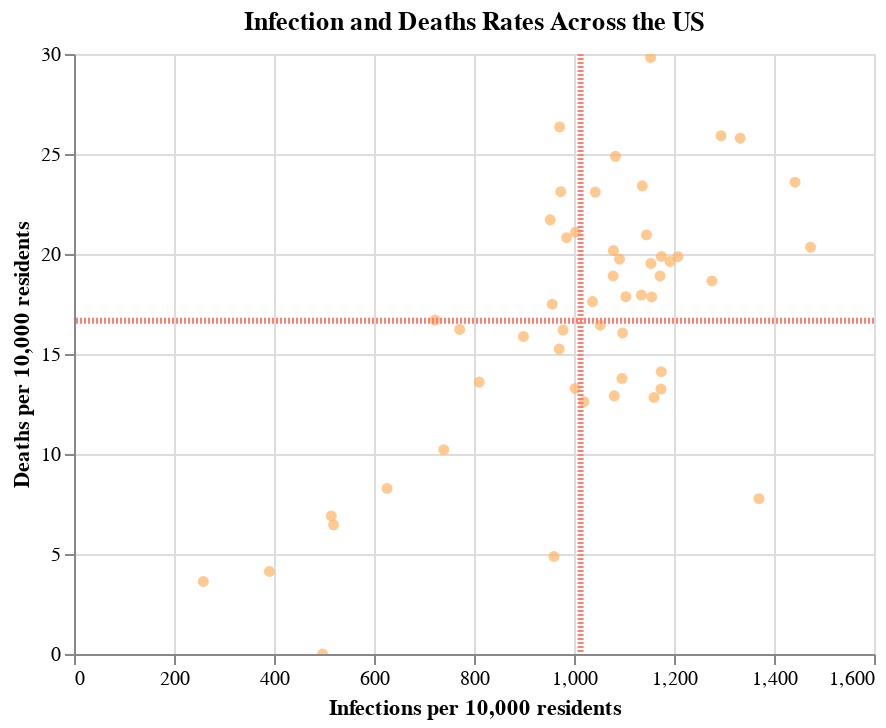

The notebook cell saved with this chart:
### Markdown cell above
Logically, we would expect states with high levels of infections per capita to also have higher death rates. But which are the ones that are above average? We can create a scatterplot of infections against deaths, and divide the plot into four quarters delineated by the mean infection and death rates.

### Code cell
scatter = alt.Chart(
    state_infection,
    title = "Infection and Deaths Rates Across the US").mark_circle(
    color = "#fdb462").encode(
    x = alt.X("total_infections_per_capita",
             title = "Infections per 10,000 residents"),
    y = alt.Y("total_deaths_per_capita",
              title = "Deaths per 10,000 residents"),
    tooltip = ['state_name',"total_infections_per_capita", "total_deaths_per_capita"]).interactive()

infections_hist_mean = alt.Chart(state_infection).mark_rule(
    color = '#fb8072',
    strokeDash = [1,1]).encode(
    x = alt.X('mean(total_infections_per_capita):Q',
              title = ""),
    size = alt.value(3))

deaths_hist_mean = alt.Chart(state_infection).mark_rule(
    color = '#fb8072',
    strokeDash = [1,1]).encode(
    y = alt.Y('mean(total_deaths_per_capita):Q',
              title = ""),
    size = alt.value(3)
)

scatter + infections_hist_mean + deaths_hist_mean

### Figure 1 — Vega-Lite specification as saved in the notebook (floating-point values rounded to 4 significant figures)
{"config": {"view": {"continuousWidth": 400, "continuousHeight": 300}}, "layer": [{"mark": {"type": "circle", "color": "#fdb462"}, "encoding": {"tooltip": [{"type": "nominal", "field": "state_name"}, {"type": "quantitative", "field": "total_infections_per_capita"}, {"type": "quantitative", "field": "total_deaths_per_capita"}], "x": {"type": "quantitative", "field": "total_infections_per_capita", "title": "Infections per 10,000 residents"}, "y": {"type": "quantitative", "field": "total_deaths_per_capita", "title": "Deaths per 10,000 residents"}}, "selection": {"selector018": {"type": "interval", "bind": "scales", "encodings": ["x", "y"]}}, "title": "Infection and Deaths Rates Across the US"}, {"mark": {"type": "rule", "color": "#fb8072", "strokeDash": [1, 1]}, "encoding": {"size": {"value": 3}, "x": {"type": "quantitative", "aggregate": "mean", "field": "total_infections_per_capita", "title": ""}}}, {"mark": {"type": "rule", "color": "#fb8072", "strokeDash": [1, 1]}, "encoding": {"size": {"value": 3}, "y": {"type": "quantitative", "aggregate": "mean", "field": "total_deaths_per_capita", "title": ""}}}], "data": {"name": "data-1844851d8cb9de38f5d2280cff89f8e3"}, "$schema": "https://vega.github.io/schema/vega-lite/v4.8.1.json", "datasets": {"data-1844851d8cb9de38f5d2280cff89f8e3": [{"state_name": "Hawaii", "total_pop": 1422029, "total_deaths": 516.0, "total_cases": 36777, "total_deaths_per_capita": 3.629, "total_infections_per_capita": 258.6}, {"state_name": "Vermont", "total_pop": 624977, "total_deaths": 258.0, "total_cases": 24427, "total_deaths_per_capita": 4.128, "total_infections_per_capita": 390.8}, {"state_name": "Puerto Rico", "total_pop": 3386941, "total_deaths": 0.0, "total_cases": 168454, "total_deaths_per_capita": 0.0, "total_infections_per_capita": 497.4}, {"state_name": "Oregon", "total_pop": 4081943, "total_deaths": 2819.0, "total_cases": 210042, "total_deaths_per_capita": 6.906, "total_infections_per_capita": 514.6}, {"state_name": "Maine", "total_pop": 1332813, "total_deaths": 861.0, "total_cases": 69191, "total_deaths_per_capita": 6.46, "total_infections_per_capita": 519.1}, {"state_name": "Washington", "total_pop": 7294336, "total_deaths": 6040.0, "total_cases": 456643, "total_deaths_per_capita": 8.28, "total_infections_per_capita": 626.0}, {"state_name": "District of Columbia", "total_pop": 684498, "total_deaths": 1143.0, "total_cases": 49434, "total_deaths_per_capita": 16.7, "total_infections_per_capita": 722.2}, {"state_name": "New Hampshire", "total_pop": 1343622, "total_deaths": 1373.0, "total_cases": 99361, "total_deaths_per_capita": 10.22, "total_infections_per_capita": 739.5}, {"state_name": "Maryland", "total_pop": 6003435, "total_deaths": 9743.0, "total_cases": 463052, "total_deaths_per_capita": 16.23, "total_infections_per_capita": 771.3}, {"state_name": "Virginia", "total_pop": 8413774, "total_deaths": 11440.0, "total_cases": 681890, "total_deaths_per_capita": 13.6, "total_infections_per_capita": 810.4}, {"state_name": "West Virginia", "total_pop": 1829054, "total_deaths": 2904.0, "total_cases": 164399, "total_deaths_per_capita": 15.88, "total_infections_per_capita": 898.8}, {"state_name": "Pennsylvania", "total_pop": 12791181, "total_deaths": 27770.0, "total_cases": 1218097, "total_deaths_per_capita": 21.71, "total_infections_per_capita": 952.3}, {"state_name": "Ohio", "total_pop": 11641879, "total_deaths": 20360.0, "total_cases": 1113383, "total_deaths_per_capita": 17.49, "total_infections_per_capita": 956.4}, {"state_name": "Alaska", "total_pop": 733430, "total_deaths": 358.0, "total_cases": 70404, "total_deaths_per_capita": 4.881, "total_infections_per_capita": 959.9}, {"state_name": "Missouri", "total_pop": 6090062, "total_deaths": 9286.0, "total_cases": 590950, "total_deaths_per_capita": 15.25, "total_infections_per_capita": 970.4}, {"state_name": "Massachusetts", "total_pop": 6830193, "total_deaths": 18000.0, "total_cases": 663420, "total_deaths_per_capita": 26.35, "total_infections_per_capita": 971.3}, {"state_name": "Connecticut", "total_pop": 3581504, "total_deaths": 8278.0, "total_cases": 348617, "total_deaths_per_capita": 23.11, "total_infections_per_capita": 973.4}, {"state_name": "California", "total_pop": 39148760, "total_deaths": 63410.0, "total_cases": 3829878, "total_deaths_per_capita": 16.2, "total_infections_per_capita": 978.3}, {"state_name": "New Mexico", "total_pop": 2092434, "total_deaths": 4355.0, "total_cases": 206128, "total_deaths_per_capita": 20.81, "total_infections_per_capita": 985.1}, {"state_name": "North Carolina", "total_pop": 10155624, "total_deaths": 13490.0, "total_cases": 1017954, "total_deaths_per_capita": 13.28, "total_infections_per_capita": 1002.0}, {"state_name": "Michigan", "total_pop": 9957488, "total_deaths": 21000.0, "total_cases": 998790, "total_deaths_per_capita": 21.09, "total_infections_per_capita": 1003.0}, {"state_name": "Colorado", "total_pop": 5531141, "total_deaths": 6979.0, "total_cases": 564000, "total_deaths_per_capita": 12.62, "total_infections_per_capita": 1020.0}, {"state_name": "New York", "total_pop": 11174740, "total_deaths": 19690.0, "total_cases": 1158888, "total_deaths_per_capita": 17.62, "total_infections_per_capita": 1037.0}, {"state_name": "Louisiana", "total_pop": 4663616, "total_deaths": 10770.0, "total_cases": 486202, "total_deaths_per_capita": 23.1, "total_infections_per_capita": 1043.0}, {"state_name": "Kentucky", "total_pop": 4440204, "total_deaths": 7299.0, "total_cases": 467339, "total_deaths_per_capita": 16.44, "total_infections_per_capita": 1053.0}, {"state_name": "Texas", "total_pop": 27885195, "total_deaths": 52720.0, "total_cases": 3006725, "total_deaths_per_capita": 18.9, "total_infections_per_capita": 1078.0}, {"state_name": "Georgia", "total_pop": 10297484, "total_deaths": 20770.0, "total_cases": 1110880, "total_deaths_per_capita": 20.17, "total_infections_per_capita": 1079.0}, {"state_name": "Wyoming", "total_pop": 581836, "total_deaths": 751.0, "total_cases": 62865, "total_deaths_per_capita": 12.91, "total_infections_per_capita": 1080.0}, {"state_name": "Mississippi", "total_pop": 2988762, "total_deaths": 7437.0, "total_cases": 323641, "total_deaths_per_capita": 24.88, "total_infections_per_capita": 1083.0}, {"state_name": "Illinois", "total_pop": 12821497, "total_deaths": 25310.0, "total_cases": 1398935, "total_deaths_per_capita": 19.74, "total_infections_per_capita": 1091.0}, {"state_name": "Minnesota", "total_pop": 5527358, "total_deaths": 7617.0, "total_cases": 605680, "total_deaths_per_capita": 13.78, "total_infections_per_capita": 1096.0}, {"state_name": "Montana", "total_pop": 1041732, "total_deaths": 1672.0, "total_cases": 114298, "total_deaths_per_capita": 16.05, "total_infections_per_capita": 1097.0}, {"state_name": "Kansas", "total_pop": 2908776, "total_deaths": 5196.0, "total_cases": 321011, "total_deaths_per_capita": 17.86, "total_infections_per_capita": 1104.0}, {"state_name": "Florida", "total_pop": 20598139, "total_deaths": 36970.0, "total_cases": 2337557, "total_deaths_per_capita": 17.95, "total_infections_per_capita": 1135.0}, {"state_name": "Alabama", "total_pop": 4864680, "total_deaths": 11390.0, "total_cases": 552911, "total_deaths_per_capita": 23.41, "total_infections_per_capita": 1137.0}, {"state_name": "Indiana", "total_pop": 6637426, "total_deaths": 13910.0, "total_cases": 759985, "total_deaths_per_capita": 20.96, "total_infections_per_capita": 1145.0}, {"state_name": "New Jersey", "total_pop": 8881845, "total_deaths": 26490.0, "total_cases": 1024256, "total_deaths_per_capita": 29.83, "total_infections_per_capita": 1153.0}, {"state_name": "Nevada", "total_pop": 2922849, "total_deaths": 5707.0, "total_cases": 337259, "total_deaths_per_capita": 19.53, "total_infections_per_capita": 1154.0}, {"state_name": "Delaware", "total_pop": 949495, "total_deaths": 1695.0, "total_cases": 109704, "total_deaths_per_capita": 17.85, "total_infections_per_capita": 1155.0}, {"state_name": "Idaho", "total_pop": 1687809, "total_deaths": 2165.0, "total_cases": 195775, "total_deaths_per_capita": 12.83, "total_infections_per_capita": 1160.0}, {"state_name": "Oklahoma", "total_pop": 3918137, "total_deaths": 7406.0, "total_cases": 459205, "total_deaths_per_capita": 18.9, "total_infections_per_capita": 1172.0}, {"state_name": "Nebraska", "total_pop": 1904760, "total_deaths": 2523.0, "total_cases": 223594, "total_deaths_per_capita": 13.25, "total_infections_per_capita": 1174.0}, {"state_name": "Wisconsin", "total_pop": 5778394, "total_deaths": 8158.0, "total_cases": 678671, "total_deaths_per_capita": 14.12, "total_infections_per_capita": 1174.0}, {"state_name": "Arkansas", "total_pop": 2990671, "total_deaths": 5944.0, "total_cases": 351308, "total_deaths_per_capita": 19.88, "total_infections_per_capita": 1175.0}, {"state_name": "Iowa", "total_pop": 3132499, "total_deaths": 6149.0, "total_cases": 373406, "total_deaths_per_capita": 19.63, "total_infections_per_capita": 1192.0}, {"state_name": "South Carolina", "total_pop": 4955925, "total_deaths": 9844.0, "total_cases": 598511, "total_deaths_per_capita": 19.86, "total_infections_per_capita": 1208.0}, {"state_name": "Tennessee", "total_pop": 6651089, "total_deaths": 12410.0, "total_cases": 848535, "total_deaths_per_capita": 18.66, "total_infections_per_capita": 1276.0}, {"state_name": "Arizona", "total_pop": 6946685, "total_deaths": 18000.0, "total_cases": 898908, "total_deaths_per_capita": 25.92, "total_infections_per_capita": 1294.0}, {"state_name": "Rhode Island", "total_pop": 1056611, "total_deaths": 2725.0, "total_cases": 140785, "total_deaths_per_capita": 25.79, "total_infections_per_capita": 1332.0}, {"state_name": "Utah", "total_pop": 3045350, "total_deaths": 2366.0, "total_cases": 417183, "total_deaths_per_capita": 7.769, "total_infections_per_capita": 1370.0}, {"state_name": "South Dakota", "total_pop": 864289, "total_deaths": 2039.0, "total_cases": 124641, "total_deaths_per_capita": 23.59, "total_infections_per_capita": 1442.0}, {"state_name": "North Dakota", "total_pop": 752201, "total_deaths": 1530.0, "total_cases": 110808, "total_deaths_per_capita": 20.34, "total_infections_per_capita": 1473.0}]}}
